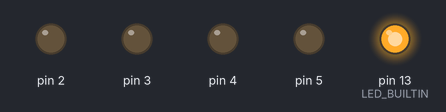
A sketch run on a simulated Arduino Uno, built with avr-gcc and run on an emulated ATmega328P. Shown: output pins drawn as LEDs (lit = HIGH). MIDI output is not drawn.

Above: at 0.1 s.
At 1.6 s:
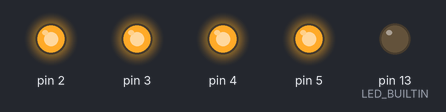
At 2.1 s:
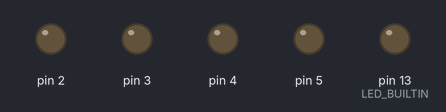
Timing chart, 0 to 3.6 s (numbered marks = the images above):
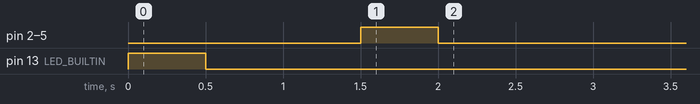

The sketch:

midi_lights.ino
```cpp
#include <MIDI.h>

const int LEDS = 4;
const int CHANNEL = 6;

MIDI_CREATE_DEFAULT_INSTANCE();

void setup() {
  // put your setup code here, to run once:
  MIDI.begin(CHANNEL);
  pinMode(LED_BUILTIN, OUTPUT);
  for(int i = 2;i<=LEDS+1;i++){
      pinMode(i, OUTPUT);
  }


  MIDI.setHandleControlChange(doHandleControlChange);

  digitalWrite(LED_BUILTIN, HIGH);  // turn the LED on (HIGH is the voltage level)
  delay(500);                      // wait for a second
  digitalWrite(LED_BUILTIN, LOW);   // turn the LED off by making the voltage LOW
  delay(1000);

  for(int i = 2;i<=LEDS+1;i++){
      digitalWrite(i, HIGH);
  }
  delay(500);                      // wait for a second
   for(int i = 2;i<=LEDS+1;i++){
      digitalWrite(i, LOW);
  }

}


void doHandleControlChange(byte channel, byte number, byte value){
  for(int i = 2;i<=LEDS+1;i++){
    if(number == i){
      if(value == 0){
        digitalWrite(i, LOW);
      } else {
        digitalWrite(i, HIGH);
      }
    }
  }
}

void loop() {
  // put your main code here, to run repeatedly:
  MIDI.read();
}
```
